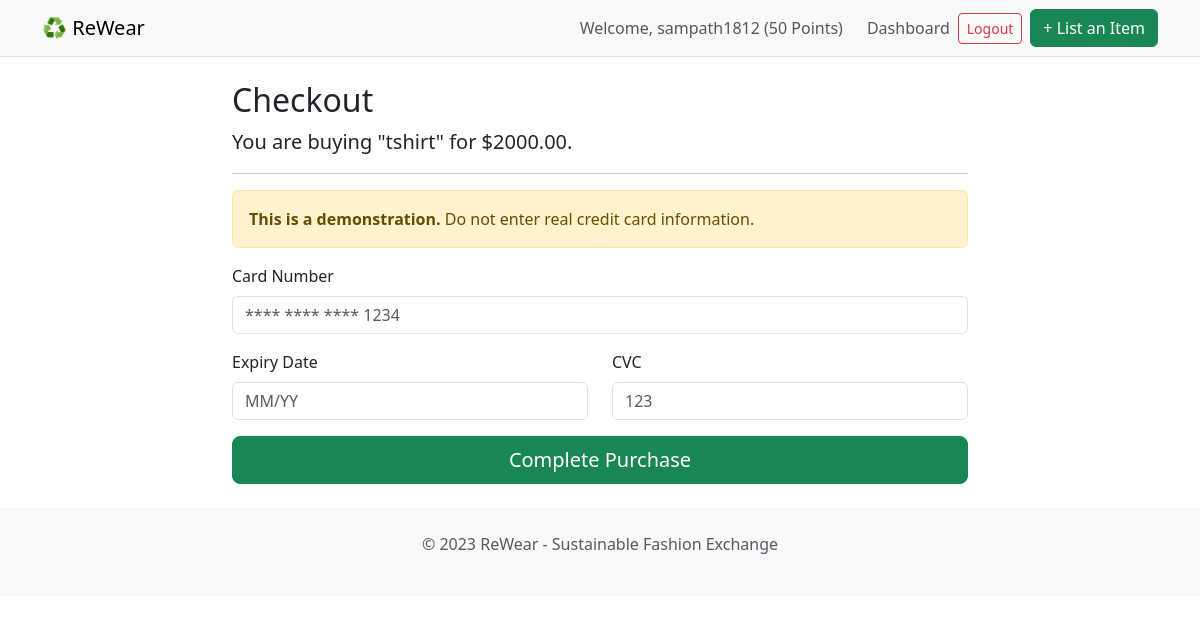
Screenshot of /checkout/3/ (signed in) with the database file from the repository.
### core/models.py (models this page shows, shortened)
class User(AbstractUser):
    points = models.IntegerField(default=50) # Users start with 50 points

class ClothingItem(models.Model):
    CATEGORY_CHOICES = (
        ('Tops', 'Tops'),
        ('Bottoms', 'Bottoms'),
        ('Dresses', 'Dresses'),
        ('Outerwear', 'Outerwear'),
        ('Accessories', 'Accessories'),
    )
    CONDITION_CHOICES = (
        ('New', 'New with Tags'),
        ('Like New', 'Like New'),
        ('Good', 'Good'),
        ('Fair', 'Fair'),
    )
    STATUS_CHOICES = (
        ('available', 'Available'),
        ('swapped', 'Swapped'),
        ('sold', 'Sold'),
    )
    owner = models.ForeignKey(User, on_delete=models.CASCADE, related_name='items') # Link to the user who owns it
    title = models.CharField(max_length=200) # The item's title, e.g., "Vintage Denim Jacket"
    description = models.TextField() # A longer description
    image = models.ImageField(upload_to='clothing_images/') # The item's photo
    category = models.CharField(max_length=50, choices=CATEGORY_CHOICES) # Dropdown for category
    size = models.CharField(max_length=20) # e.g., "M", "UK 10", "32W"
    condition = models.CharField(max_length=50, choices=CONDITION_CHOICES) # Dropdown for condition
    points_value = models.IntegerField(default=10) # How many points this item is worth
    price = models.DecimalField(max_digits=7, decimal_places=2, null=True, blank=True)
    status = models.CharField(max_length=20, choices=STATUS_CHOICES, default='available') # Is it available or swapped?
    is_approved = models.BooleanField(default=False) # Admin must approve items before they go live
    created_at = models.DateTimeField(auto_now_add=True) # Automatically set the creation date

### core/views.py (the view)
# urls.py: path('checkout/<int:item_pk>/', views.checkout_view, name='checkout'),
@login_required
def checkout_view(request, item_pk):
    item = get_object_or_404(ClothingItem, pk=item_pk)
    context = {
        'item': item
    }
    return render(request, 'core/checkout.html', context)

### core/templates/core/checkout.html (shortened to what this page needs)
{% extends 'core/base.html' %}
{% block content %}
<div class="row justify-content-center">
    <div class="col-md-8">
        <h2>Checkout</h2>
        <p class="lead">You are buying "{{ item.title }}" for <strong>${{ item.price }}</strong>.</p>
        <hr>
        <div class="alert alert-warning">
            <strong>This is a demonstration.</strong> Do not enter real credit card information.
        </div>
        <form action="{% url 'core:purchase_success' %}">
            <div class="mb-3">
                <label class="form-label">Card Number</label>
                <input type="text" class="form-control" placeholder="**** **** **** 1234">
            </div>
            <div class="row">
                <div class="col-md-6 mb-3">
                    <label class="form-label">Expiry Date</label>
                    <input type="text" class="form-control" placeholder="MM/YY">
                </div>
                <div class="col-md-6 mb-3">
                    <label class="form-label">CVC</label>
                    <input type="text" class="form-control" placeholder="123">
                </div>
            </div>
            <button type="submit" class="btn btn-success w-100 btn-lg">Complete Purchase</button>
        </form>
    </div>
</div>
{% endblock %}

### core/templates/core/base.html (shortened to what this page needs)
<!doctype html>
<html lang="en">
<head>
    <link href="https://cdn.jsdelivr.net/npm/bootstrap@5.3.2/dist/css/bootstrap.min.css" rel="stylesheet">
</head>
<body>
    <nav class="navbar navbar-expand-lg navbar-light bg-light mb-4 border-bottom">
        <div class="container">
            <a class="navbar-brand" href="{% url 'core:home' %}">♻️ ReWear</a>
            <div class="collapse navbar-collapse" id="navbarNav">
                <ul class="navbar-nav ms-auto mb-2 mb-lg-0 align-items-center">
                    {% if user.is_authenticated %}
                        <li class="nav-item">
                            <span class="navbar-text me-3">
                                Welcome, {{ user.username }} ({{ user.points }} Points)
                            </span>
                        </li>
                        <li class="nav-item">
                            <a class="nav-link" href="{% url 'core:dashboard' %}">Dashboard</a>
                        </li>
                        <li class="nav-item">
                            <a class="btn btn-sm btn-outline-danger" href="{% url 'logout' %}">Logout</a>
                        </li>
                        <li class="nav-item ms-2">
                            <a class="btn btn-success" href="{% url 'core:add_item' %}">+ List an Item</a>
                        </li>
                    {% endif %}
                </ul>
            </div>
        </div>
    </nav>
    <main class="container">
        {% block content %}{% endblock %}
    </main>
    <footer class="text-center text-muted py-4 mt-4 bg-light">
        <p>© 2023 ReWear - Sustainable Fashion Exchange</p>
    </footer>
</body>
</html>

### rows the page displays
User: username "sampath1812", points "50"
ClothingItem: title "tshirt", price "2000.00"
